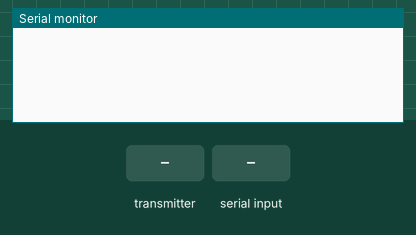
The sketch below on a simulated ESP32. Parts: the last lines printed to the serial monitor. The test bench sets the inputs (shaded band).

Above: at 1.2 s.
1.3 s: the transmitter starts sending id = 0
At 1.61 s:
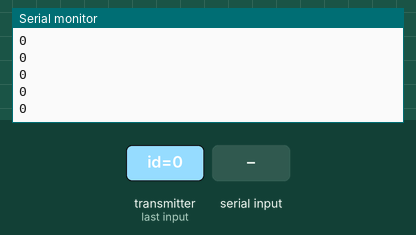
2.8 s: "1" received over Serial
At 3.11 s:
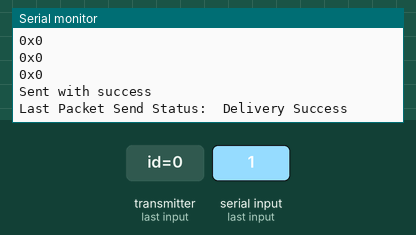
Timing chart, 0 to 5.8 s (numbered marks = the images above; inputs shaded):
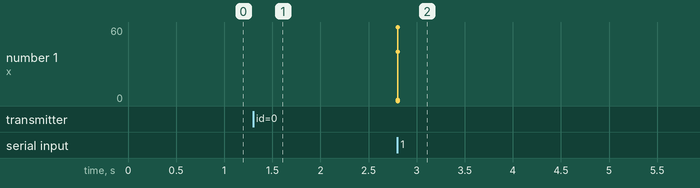

The sketch:

bluetoothMC.ino
```cpp
#include <esp_now.h>
#include <WiFi.h>

// uint8_t broadcastAddress[] = {0xE0, 0x5A, 0x1B, 0xA2, 0x60, 0xB4}; // enable for board node 3
uint8_t broadcastAddress[] = {0xC8, 0xF0, 0x9E, 0x9F, 0x72, 0xEC}; // enable for board node 3

uint8_t testPacket[] = {0x40, 0xF6, 0x60, 0x01, 0x00, 0x00, 0x00, 0x00};

String success;

typedef struct struct_message {
    unsigned int id;
    uint8_t packet[8];
} struct_message;

struct_message outgoingReadings;

struct_message incomingReadings;

esp_now_peer_info_t peerInfo;

// Callback when data is sent
void OnDataSent(const uint8_t *mac_addr, esp_now_send_status_t status) {
  Serial.print("\r\nLast Packet Send Status:\t");
  Serial.println(status == ESP_NOW_SEND_SUCCESS ? "Delivery Success" : "Delivery Fail");
  if (status ==0){
    success = "Delivery Success :)";
  }
  else{
    success = "Delivery Fail :(";
  }
}

// Callback when data is received
void OnDataRecv(const uint8_t * mac, const uint8_t *incomingData, int len) {
  memcpy(&incomingReadings, incomingData, sizeof(incomingReadings));
  // Serial.print("Bytes received: ");
  // Serial.println(len);
  Serial.print("Incoming Packet ID: ");
  Serial.println(incomingReadings.id,HEX);
  Serial.println("Incoming Packet: ");
  for(int i = 0; i < 8; i++){
    Serial.println(incomingReadings.packet[i],HEX);
  }
}

void setup() {
  // Init Serial Monitor
  Serial.begin(115200);
  while (!Serial);

  // Set device as a Wi-Fi Station
  WiFi.mode(WIFI_STA);

  // Init ESP-NOW
  if (esp_now_init() != ESP_OK) {
    Serial.println("Error initializing ESP-NOW");
    return;
  }

  // Once ESPNow is successfully Init, we will register for Send CB to
  // get the status of Trasnmitted packet
  esp_now_register_send_cb(OnDataSent);

  // Register peer
  memcpy(peerInfo.peer_addr, broadcastAddress, 6);
  peerInfo.channel = 0;
  peerInfo.encrypt = false;

  // Add peer
  if (esp_now_add_peer(&peerInfo) != ESP_OK){
    Serial.println("Failed to add peer");
    return;
  }
  // Register for a callback function that will be called when data is received
  esp_now_register_recv_cb(OnDataRecv);
}

int last_time = millis();

void loop() {
  // if(millis() > last_time+1000){
  //   // Set values to send
  //   // outgoingReadings.num = analogRead(36);
  //   outgoingReadings.packet[0] = 0x69;

  //   // Send message via ESP-NOW
  //   esp_err_t result = esp_now_send(broadcastAddress, (uint8_t *) &outgoingReadings, sizeof(outgoingReadings));

  //   if (result == ESP_OK) {
  //     Serial.println("Sent with success");
  //   }
  //   else {
  //     Serial.println("Error sending the data");
  //   }
  //   last_time = millis();
  // }

  char serialData = Serial.read();
  if(serialData == '1'){
    outgoingReadings.id = 0x601;
    Serial.print("ID: 0x");
    Serial.println(outgoingReadings.id,HEX);
    Serial.println("Packet: ");
    for(int i = 0; i<8; i++){
      outgoingReadings.packet[i] = testPacket[i];
      Serial.print("0x");
      Serial.println(testPacket[i],HEX);
    }

    esp_err_t result = esp_now_send(broadcastAddress, (uint8_t *) &outgoingReadings, sizeof(outgoingReadings));

    if (result == ESP_OK) {
      Serial.println("Sent with success");
    }
    else {
      Serial.println("Error sending the data");
    }

  }
}
```

Measured:
- after the input at 1.3 s, the serial monitor: prints a new line at once (image 1)
- after the input at 2.8 s, the serial monitor: prints a new line at once (image 2)
